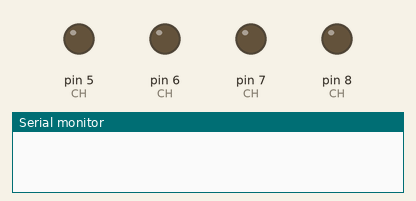
This sketch was run on a simulated Arduino Uno, built with avr-gcc and run on an emulated ATmega328P. Shown: output pins drawn as LEDs (lit = HIGH), the last lines printed to the serial monitor.

Above: at 0.1 s.
At 2.1 s:
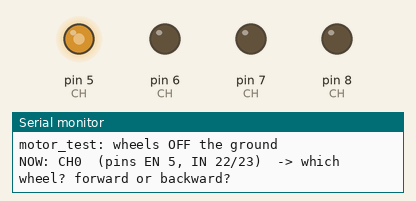
At 6.6 s:
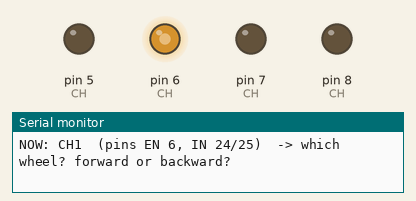
At 11.1 s:
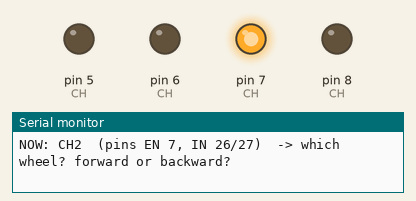
At 15.6 s:
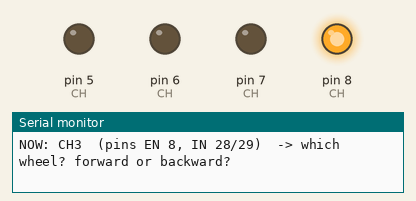
Timing chart, 0 to 20.1 s (numbered marks = the images above):
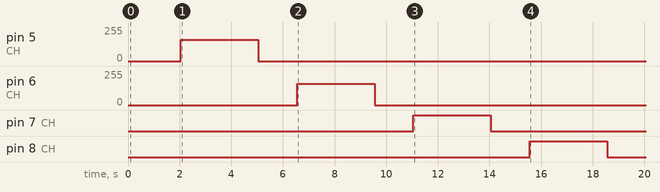

The sketch:

motor_test.ino
```cpp
// motor_test.ino  --  find out which wheel each L298N channel drives, and in which direction.
//
// WHEELS OFF THE GROUND. Stop ROS first (the Pi must not hold the serial port).
// Upload, open the Serial Monitor at 9600 baud. Each channel turns alone for 3 s with a
// POSITIVE command, one after the other. For each line printed, write down:
//     which wheel turns (FL / FR / RL / RR)   and   FORWARD or BACKWARD.
// Send any character in the Serial Monitor to run the sequence again.
// Then put the results in the WIRING TABLE of robot_firmware.ino and re-upload that sketch.

struct Ch { const char* name; int en, inA, inB; };
const Ch CH[4] = {
  {"CH0  (pins EN 5, IN 22/23)", 5, 22, 23},
  {"CH1  (pins EN 6, IN 24/25)", 6, 24, 25},
  {"CH2  (pins EN 7, IN 26/27)", 7, 26, 27},
  {"CH3  (pins EN 8, IN 28/29)", 8, 28, 29},
};

void drive(const Ch& c, int speed) {          // same logic as robot_firmware.ino
  digitalWrite(c.inA, speed > 0);
  digitalWrite(c.inB, speed < 0);
  analogWrite(c.en, abs(speed));
}

void runSequence() {
  for (int i = 0; i < 4; i++) {
    Serial.print("NOW: ");
    Serial.print(CH[i].name);
    Serial.println("  -> which wheel? forward or backward?");
    drive(CH[i], 160);
    delay(3000);
    drive(CH[i], 0);
    delay(1500);
  }
  Serial.println("Done. Send any character to run again.");
}

void setup() {
  for (int i = 0; i < 4; i++) {
    pinMode(CH[i].en, OUTPUT); pinMode(CH[i].inA, OUTPUT); pinMode(CH[i].inB, OUTPUT);
    drive(CH[i], 0);
  }
  Serial.begin(9600);
  delay(2000);
  Serial.println("motor_test: wheels OFF the ground");
  runSequence();
}

void loop() {
  if (Serial.available()) {
    while (Serial.available()) Serial.read();
    runSequence();
  }
}
```
